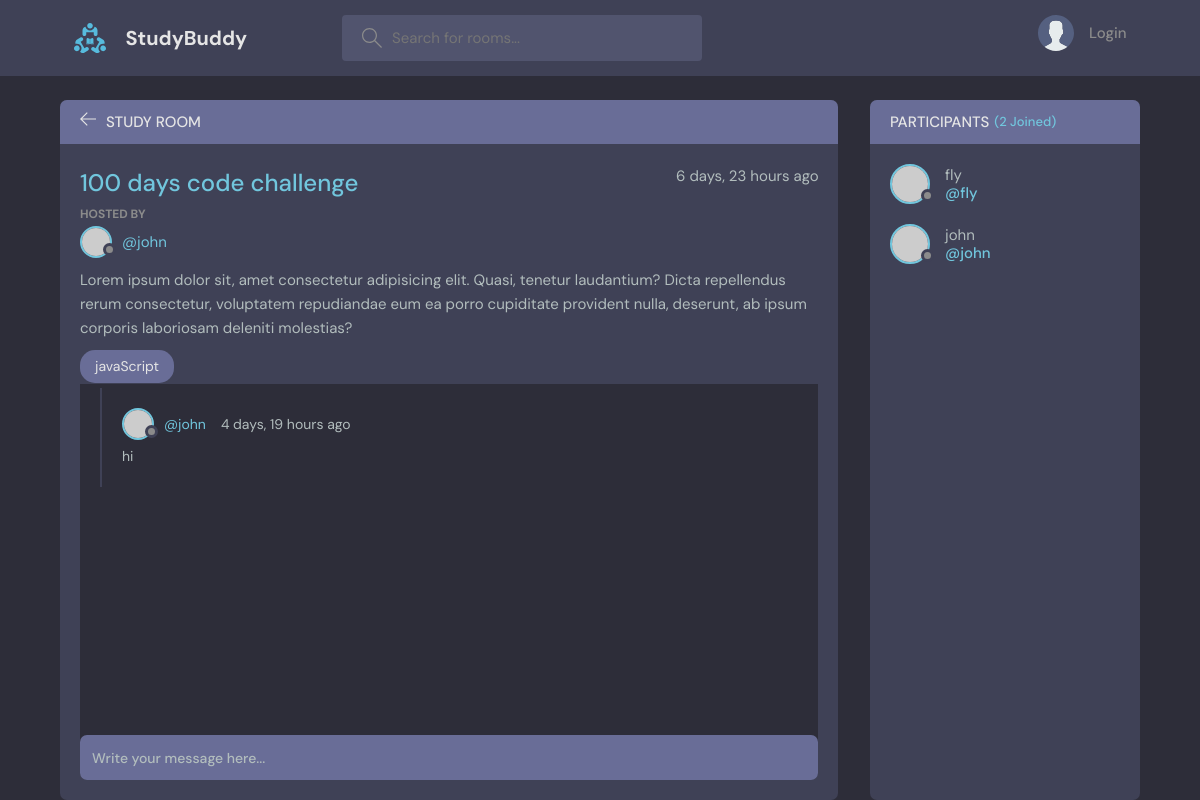
The app's page /room/2/, older data.
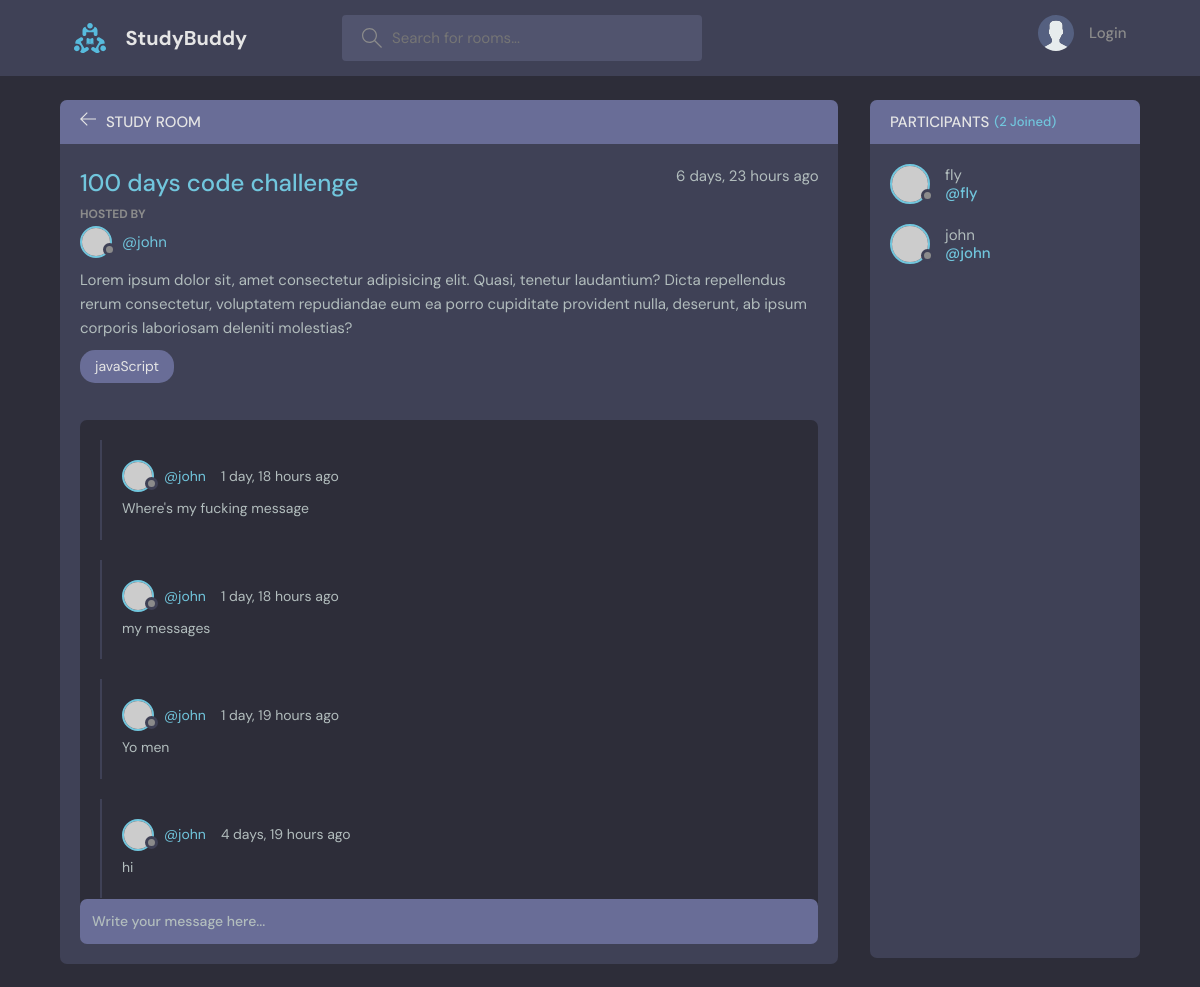
The same page, newer data.
### base/models.py (models this page shows, shortened)
class Message(models.Model):
    user = models.ForeignKey(User, on_delete=models.CASCADE)
    room = models.ForeignKey(Room, on_delete=models.CASCADE)
    body = models.TextField()
    updated = models.DateTimeField(auto_now=True)
    created = models.DateTimeField(auto_now_add=True)
    class Meta:
        ordering = ['-created', '-updated']

### base/views.py (the view, shortened to what this page needs)
# urls.py: path("room/<str:pk>/", views.room_detail, name="room-detail"),
def room_detail(request, pk: str):
    room = Room.objects.get(id=pk)
    room_messages = room.message_set.all()
    participants = room.participants.all()
    return render(request, "base/room.html",
                  {"room": room, 'room_messages': room_messages, 'participants': participants})

### base/templates/base/room.html (shortened to what the changed rows need)
{% extends 'main.html' %}
{% block content %}
    <main class="profile-page layout layout--2">
        <div class="container">
            <div class="room">
                <div class="room__box scroll">
                    <div class="room__conversation">
                        <div class="threads scroll">
                            {% for message in room_messages %}
                                <div class="thread">
                                    <div class="thread__top">
                                        <div class="thread__author">
                                            <a href="{% url 'user-profile' message.user.id %}"
                                               class="thread__authorInfo">
                                                <div class="avatar avatar--small">
                                                    <img src="https://randomuser.me/api/portraits/men/37.jpg"/>
                                                </div>
                                                <span>@{{ message.user.username }}</span>
                                            </a>
                                            <span class="thread__date">{{ message.created|timesince }} ago</span>
                                        </div>
                                    </div>
                                    <div class="thread__details">
                                        {{ message.body }}
                                    </div>
                                </div>
                            {% endfor %}
                        </div>
                    </div>
                </div>
            </div>
            <div class="participants">
                <div class="participants__list scroll">
                    {% for participant in participants %}
                        <a href="{% url 'user-profile' participant.id %}" class="participant">
                            <div class="avatar avatar--medium">
                                <img src="https://randomuser.me/api/portraits/men/37.jpg"/>
                            </div>
                            <p>
                                {{ participant.username }}
                                <span>@{{ participant.username }}</span>
                            </p>
                        </a>
                    {% endfor %}
                </div>
            </div>
        </div>
    </main>
{% endblock %}

Row changes from the older to the newer data that the page shows:
added Message: user.username "john", created "1 day, 18 hours", body "Where's my fucking message"
added Message: user.username "john", created "1 day, 18 hours", body "my messages"
added Message: user.username "john", created "1 day, 19 hours", body "Yo men"
